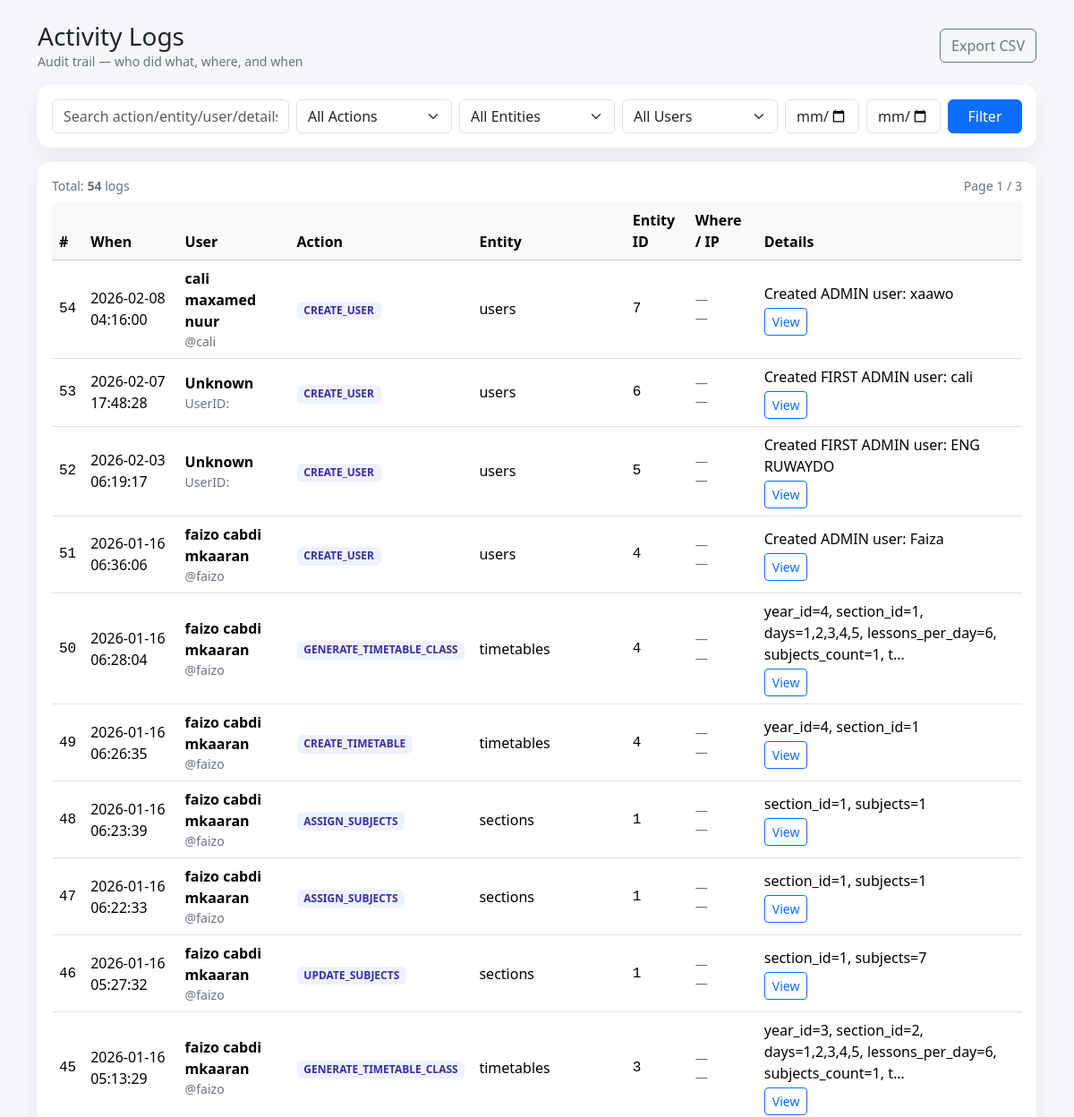
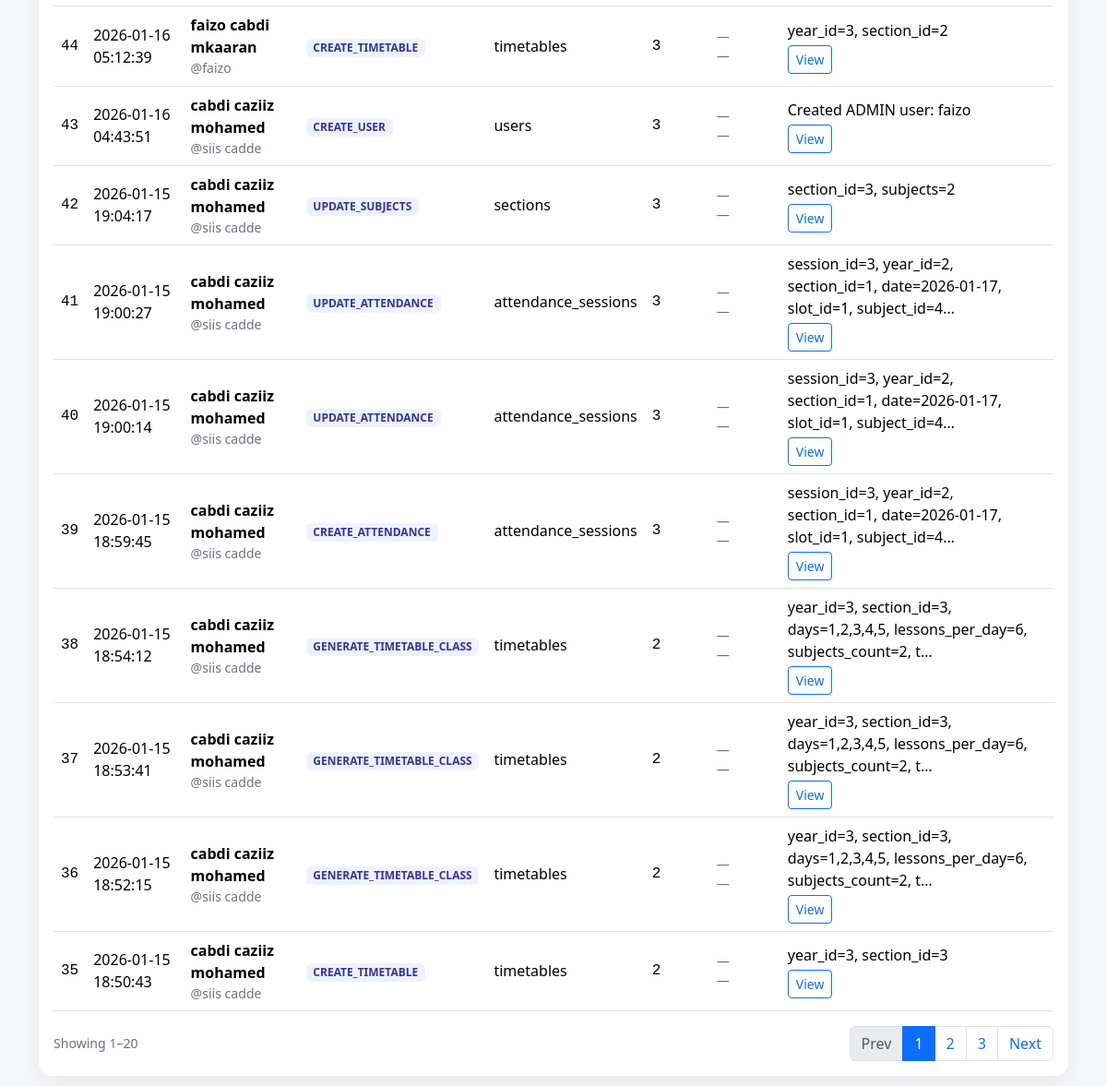
Screenshot of /school/activity_logs.php (signed in) with the database file from the repository (2 pictures, top to bottom).
### tables this page shows
CREATE TABLE `activity_logs` (
  `log_id` bigint(20) NOT NULL,
  `user_id` bigint(20) DEFAULT NULL,
  `action` varchar(60) NOT NULL,
  `entity` varchar(60) DEFAULT NULL,
  `entity_id` bigint(20) DEFAULT NULL,
  `details` text DEFAULT NULL,
  `created_at` timestamp NOT NULL DEFAULT current_timestamp()
);

CREATE TABLE `users` (
  `user_id` bigint(20) NOT NULL,
  `username` varchar(80) NOT NULL,
  `password_hash` varchar(255) NOT NULL,
  `phone` varchar(30) DEFAULT NULL,
  `email` varchar(120) DEFAULT NULL,
  `is_active` tinyint(1) NOT NULL DEFAULT 1,
  `created_at` timestamp NOT NULL DEFAULT current_timestamp()
);

### school/activity_logs.php (the view, shortened to what this page needs)
<?php
require_once __DIR__ . "/conncation.php";
function h($v): string { return htmlspecialchars((string)$v, ENT_QUOTES, "UTF-8"); }
function parseDetails(?string $details): array {
  $details = trim($details);
  return ["raw" => $details];
}
function buildQueryString(array $keep, array $override = []): string {
  $q = array_merge($keep, $override);
  foreach ($q as $k => $v) {
    if ($v === null || $v === "" || $v === "all") unset($q[$k]);
  }
  return http_build_query($q);
}
$search     = trim((string)($_GET["q"] ?? ""));
$action     = trim((string)($_GET["action"] ?? "all"));
$entity     = trim((string)($_GET["entity"] ?? "all"));
$user       = trim((string)($_GET["user"] ?? "all"));
$dateFrom   = trim((string)($_GET["from"] ?? ""));
$dateTo     = trim((string)($_GET["to"] ?? ""));
$pageNo     = max(1, (int)($_GET["page"] ?? 1));
$perPage    = 20;
$offset = ($pageNo - 1) * $perPage;
$where = [];
$params = [];
$types  = "";
$whereSql = $where ? ("WHERE " . implode(" AND ", $where)) : "";
$sqlCount = "
  SELECT COUNT(*) AS total
  FROM activity_logs al
  LEFT JOIN users u ON u.user_id = al.user_id
  LEFT JOIN employees e ON e.user_id = u.user_id
  $whereSql
";
$stmt = $conn->prepare($sqlCount);
$stmt->execute();
$total = (int)($stmt->get_result()->fetch_assoc()["total"] ?? 0);
$totalPages = max(1, (int)ceil($total / $perPage));
$sql = "
  SELECT
    al.log_id, al.user_id, al.action, al.entity, al.entity_id, al.details, al.created_at,
    u.username,
    COALESCE(e.full_name, u.username, 'Unknown') AS actor_name
  FROM activity_logs al
  LEFT JOIN users u ON u.user_id = al.user_id
  LEFT JOIN employees e ON e.user_id = u.user_id
  $whereSql
  ORDER BY al.created_at DESC
  LIMIT ? OFFSET ?
";
$stmt = $conn->prepare($sql);
if ($types !== "") {
  $types2 = $types . "ii";
  $params2 = array_merge($params, [$perPage, $offset]);
  $stmt->bind_param($types2, ...$params2);
} else {
  $stmt->bind_param("ii", $perPage, $offset);
}
$stmt->execute();
$res = $stmt->get_result();
$keep = [
  "q" => $search,
  "action" => $action,
  "entity" => $entity,
  "user" => $user,
  "from" => $dateFrom,
  "to" => $dateTo
];
?>
<!DOCTYPE html>
<html lang="en">
<head>
  <link rel="stylesheet" href="https://cdn.jsdelivr.net/npm/bootstrap@5.3.3/dist/css/bootstrap.min.css">
</head>
<body>
<div class="container py-4">
  <div class="d-flex align-items-center justify-content-between mb-3">
    <div>
      <h3 class="mb-0">Activity Logs</h3>
      <div class="small-muted">Audit trail — who did what, where, and when</div>
    </div>
    <div class="d-flex gap-2">
      <a class="btn btn-outline-secondary"
         href="?<?= h(buildQueryString($keep, ["export"=>"csv"])) ?>">
        Export CSV
      </a>
    </div>
  </div>
  <div class="card p-3 mb-3">
    <form class="row g-2" method="get" action="">
      <div class="col-md-3">
        <input type="text" name="q" value="<?= h($search) ?>" class="form-control" placeholder="Search action/entity/user/details...">
      </div>
      <div class="col-md-2">
        <select name="action" class="form-select">
          <option value="all">All Actions</option>
        </select>
      </div>
      <div class="col-md-2">
        <select name="entity" class="form-select">
          <option value="all">All Entities</option>
        </select>
      </div>
      <div class="col-md-2">
        <select name="user" class="form-select">
          <option value="all">All Users</option>
        </select>
      </div>
      <div class="col-md-1">
        <input type="date" name="from" value="<?= h($dateFrom) ?>" class="form-control" title="From">
      </div>
      <div class="col-md-1">
        <input type="date" name="to" value="<?= h($dateTo) ?>" class="form-control" title="To">
      </div>
      <div class="col-md-1 d-grid">
        <button class="btn btn-primary">Filter</button>
      </div>
    </form>
  </div>
  <div class="card p-3">
    <div class="d-flex align-items-center justify-content-between mb-2">
      <div class="small-muted">
        Total: <b><?= (int)$total ?></b> logs
      </div>
      <div class="small-muted">
        Page <?= (int)$pageNo ?> / <?= (int)$totalPages ?>
      </div>
    </div>
    <div class="table-responsive">
      <table class="table table-hover align-middle">
        <thead class="table-light">
          <tr>
            <th>#</th>
            <th>When</th>
            <th>User</th>
            <th>Action</th>
            <th>Entity</th>
            <th>Entity ID</th>
            <th>Where / IP</th>
            <th>Details</th>
          </tr>
        </thead>
        <tbody>
        <?php while ($row = $res->fetch_assoc()):
          $detailsArr = parseDetails($row["details"] ?? "");
          $pageName = $detailsArr["page"] ?? ($detailsArr["module"] ?? "");
          $ip = $detailsArr["ip"] ?? "";
          $summary = $detailsArr["summary"] ?? ($detailsArr["message"] ?? ($detailsArr["raw"] ?? ""));
          $summaryShort = mb_strimwidth((string)$summary, 0, 80, "…", "UTF-8");
          $jsonForModal = json_encode($detailsArr, JSON_UNESCAPED_UNICODE | JSON_UNESCAPED_SLASHES);
        ?>
          <tr>
            <td class="mono"><?= (int)$row["log_id"] ?></td>
            <td>
              <div><?= h($row["created_at"]) ?></div>
            </td>
            <td>
              <div><b><?= h($row["actor_name"] ?: "Unknown") ?></b></div>
              <div class="small-muted"><?= $row["username"] ? "@".h($row["username"]) : "UserID: ".h((string)$row["user_id"]) ?></div>
            </td>
            <td><span class="badge badge-soft"><?= h($row["action"]) ?></span></td>
            <td><?= h($row["entity"] ?? "") ?></td>
            <td class="mono"><?= h((string)($row["entity_id"] ?? "")) ?></td>
            <td>
              <div class="small-muted"><?= $pageName ? "Page: ".h($pageName) : "—" ?></div>
              <div class="small-muted"><?= $ip ? "IP: ".h($ip) : "—" ?></div>
            </td>
            <td>
              <div><?= h($summaryShort ?: "—") ?></div>
              <button type="button"
                      class="btn btn-sm btn-outline-primary mt-1"
                      onclick='showLogDetails(<?= (int)$row["log_id"] ?>, <?= json_encode($row["action"]) ?>, <?= json_encode($row["entity"]) ?>, <?= json_encode($row["entity_id"]) ?>, <?= json_encode($row["created_at"]) ?>, <?= json_encode($row["actor_name"]) ?>, <?= json_encode($row["username"]) ?>, <?= json_encode($jsonForModal) ?>)'>
                View
              </button>
            </td>
          </tr>
        <?php endwhile; ?>
        </tbody>
      </table>
    </div>
    <nav class="d-flex justify-content-between align-items-center">
      <div class="small-muted">
        Showing <?= ($total===0?0:($offset+1)) ?>–<?= min($offset+$perPage, $total) ?>
      </div>
      <ul class="pagination mb-0">
        <?php
          $prev = max(1, $pageNo - 1);
          $next = min($totalPages, $pageNo + 1);
          $basePrev = buildQueryString($keep, ["page"=>$prev]);
          $baseNext = buildQueryString($keep, ["page"=>$next]);
        ?>
        <li class="page-item <?= ($pageNo<=1?'disabled':'') ?>">
          <a class="page-link" href="?<?= h($basePrev) ?>">Prev</a>
        </li>
        <?php
          $start = max(1, $pageNo - 2);
          $end   = min($totalPages, $pageNo + 2);
          for ($p=$start; $p<=$end; $p++):
            $qs = buildQueryString($keep, ["page"=>$p]);
        ?>
          <li class="page-item <?= ($p===$pageNo?'active':'') ?>">
            <a class="page-link" href="?<?= h($qs) ?>"><?= (int)$p ?></a>
          </li>
        <?php endfor; ?>
        <li class="page-item <?= ($pageNo>=$totalPages?'disabled':'') ?>">
          <a class="page-link" href="?<?= h($baseNext) ?>">Next</a>
        </li>
      </ul>
    </nav>
  </div>
</div>
</body>
</html>

### school/activity_logs.php (style rules this page uses)
body { background:#f6f7fb; }
.card { border:0; box-shadow:0 10px 25px rgba(0,0,0,.06); border-radius:14px; }
.badge-soft { background:#eef2ff; color:#3730a3; }
.mono { font-family: ui-monospace, SFMono-Regular, Menlo, Monaco, Consolas, "Liberation Mono", "Courier New", monospace; }
.table td { vertical-align: middle; }
.small-muted { color:#6b7280; font-size:.88rem; }

### rows the page displays
activity_logs: log_id "54", created_at "2026-02-08 04:16:00", actor_name "cali maxamed nuur", user.username "cali", action "CREATE_USER", entity "users", entity "7", details "Created ADMIN user: xaawo"
activity_logs: log_id "53", created_at "2026-02-07 17:48:28", actor_name "Unknown", action "CREATE_USER", entity "users", entity "6", details "Created FIRST ADMIN user: cali"
activity_logs: log_id "52", created_at "2026-02-03 06:19:17", actor_name "Unknown", action "CREATE_USER", entity "users", entity "5", details "Created FIRST ADMIN user: ENG RUWAYDO"
activity_logs: log_id "51", created_at "2026-01-16 06:36:06", actor_name "faizo cabdi mkaaran", user.username "faizo", action "CREATE_USER", entity "users", entity "4", details "Created ADMIN user: Faiza"
activity_logs: log_id "50", created_at "2026-01-16 06:28:04", actor_name "faizo cabdi mkaaran", user.username "faizo", action "GENERATE_TIMETABLE_CLASS", entity "timetables", entity "4", details "year_id=4, section_id=1, days=1,2,3,4,5, lessons_per_day=6, subjects_count=1, t…"
activity_logs: log_id "49", created_at "2026-01-16 06:26:35", actor_name "faizo cabdi mkaaran", user.username "faizo", action "CREATE_TIMETABLE", entity "timetables", entity "4", details "year_id=4, section_id=1"
activity_logs: log_id "48", created_at "2026-01-16 06:23:39", actor_name "faizo cabdi mkaaran", user.username "faizo", action "ASSIGN_SUBJECTS", entity "sections", entity "1", details "section_id=1, subjects=1"
activity_logs: log_id "47", created_at "2026-01-16 06:22:33", actor_name "faizo cabdi mkaaran", user.username "faizo", action "ASSIGN_SUBJECTS", entity "sections", entity "1", details "section_id=1, subjects=1"
activity_logs: log_id "46", created_at "2026-01-16 05:27:32", actor_name "faizo cabdi mkaaran", user.username "faizo", action "UPDATE_SUBJECTS", entity "sections", entity "1", details "section_id=1, subjects=7"
activity_logs: log_id "45", created_at "2026-01-16 05:13:29", actor_name "faizo cabdi mkaaran", user.username "faizo", action "GENERATE_TIMETABLE_CLASS", entity "timetables", entity "3", details "year_id=3, section_id=2, days=1,2,3,4,5, lessons_per_day=6, subjects_count=1, t…"
activity_logs: log_id "44", created_at "2026-01-16 05:12:39", actor_name "faizo cabdi mkaaran", user.username "faizo", action "CREATE_TIMETABLE", entity "timetables", entity "3", details "year_id=3, section_id=2"
activity_logs: log_id "43", created_at "2026-01-16 04:43:51", actor_name "cabdi caziiz mohamed", user.username "siis cadde", action "CREATE_USER", entity "users", entity "3", details "Created ADMIN user: faizo"
activity_logs: log_id "42", created_at "2026-01-15 19:04:17", actor_name "cabdi caziiz mohamed", user.username "siis cadde", action "UPDATE_SUBJECTS", entity "sections", entity "3", details "section_id=3, subjects=2"
activity_logs: log_id "41", created_at "2026-01-15 19:00:27", actor_name "cabdi caziiz mohamed", user.username "siis cadde", action "UPDATE_ATTENDANCE", entity "attendance_sessions", entity "3", details "session_id=3, year_id=2, section_id=1, date=2026-01-17, slot_id=1, subject_id=4…"
activity_logs: log_id "40", created_at "2026-01-15 19:00:14", actor_name "cabdi caziiz mohamed", user.username "siis cadde", action "UPDATE_ATTENDANCE", entity "attendance_sessions", entity "3", details "session_id=3, year_id=2, section_id=1, date=2026-01-17, slot_id=1, subject_id=4…"
activity_logs: log_id "39", created_at "2026-01-15 18:59:45", actor_name "cabdi caziiz mohamed", user.username "siis cadde", action "CREATE_ATTENDANCE", entity "attendance_sessions", entity "3", details "session_id=3, year_id=2, section_id=1, date=2026-01-17, slot_id=1, subject_id=4…"
activity_logs: log_id "38", created_at "2026-01-15 18:54:12", actor_name "cabdi caziiz mohamed", user.username "siis cadde", action "GENERATE_TIMETABLE_CLASS", entity "timetables", entity "2", details "year_id=3, section_id=3, days=1,2,3,4,5, lessons_per_day=6, subjects_count=2, t…"
activity_logs: log_id "37", created_at "2026-01-15 18:53:41", actor_name "cabdi caziiz mohamed", user.username "siis cadde", action "GENERATE_TIMETABLE_CLASS", entity "timetables", entity "2", details "year_id=3, section_id=3, days=1,2,3,4,5, lessons_per_day=6, subjects_count=2, t…"
activity_logs: log_id "36", created_at "2026-01-15 18:52:15", actor_name "cabdi caziiz mohamed", user.username "siis cadde", action "GENERATE_TIMETABLE_CLASS", entity "timetables", entity "2", details "year_id=3, section_id=3, days=1,2,3,4,5, lessons_per_day=6, subjects_count=2, t…"
activity_logs: log_id "35", created_at "2026-01-15 18:50:43", actor_name "cabdi caziiz mohamed", user.username "siis cadde", action "CREATE_TIMETABLE", entity "timetables", entity "2", details "year_id=3, section_id=3"

### other values shown
$total "54"
$pageNo "1"
$totalPages "3"
$offset+1 "1"
min($offset+$perPage, $total) "20"
